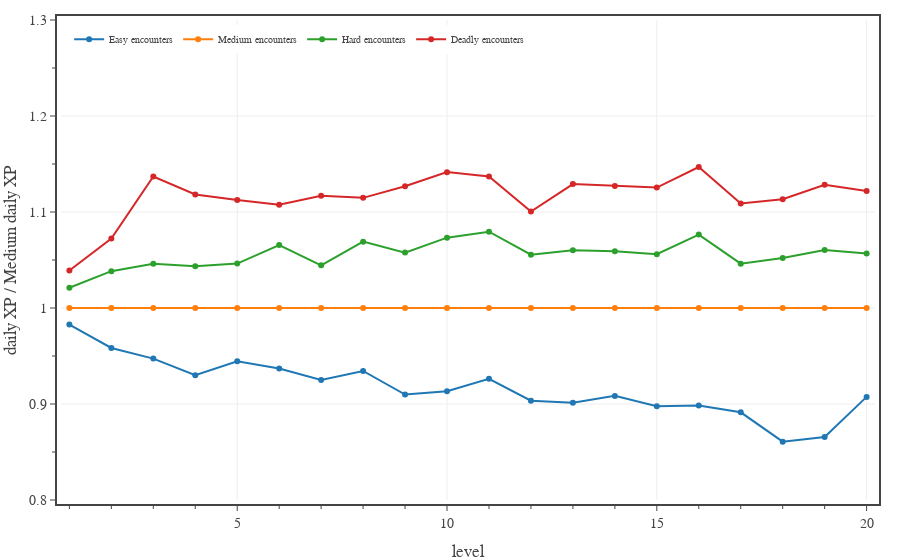

Notebook code cell kept with this figure:
### Code cell
# Plots average daily XP for PCs relative to Medium adventuring day, calculated for a full adventuring day with two short rests.
levels = np.array(range(1,21,1))

fig = go.Figure(
    layout=go.Layout(
        template=TFB_TEMPLATE,
        xaxis=dict(
            title_text='level',
            range=[0.8, 20.2],
            tick0=0, dtick=5,
            minor=dict(tick0=0, dtick=1),
        ),
        yaxis=dict(
            title_text='daily XP / Medium daily XP',
            range=[0.8, 1.3],
            tick0=0, dtick=0.1,
            minor=dict(tick0=0, dtick=0.05),
        ),
        legend=dict(
            yanchor='top',  y=0.99,
            xanchor='left', x=0.01,
            orientation='h',
        )
    )
)

enc_XP_budget = np.array(ENCOUNTER_DIFFICULTIES['Daily']['XP'])
diffs = {
    'Easy': {
        'daily XP': np.zeros(20)
    },
    'Medium': {
        'daily XP': np.zeros(20)
    },
    'Hard': {
        'daily XP': np.zeros(20)
    },
    'Deadly': {
        'daily XP': np.zeros(20)
    }
}
for d in diffs:
    diff = diffs[d]
    ediff = ENCOUNTER_DIFFICULTIES[d]
    pc_data_file = f'../xp-and-player-characters/pc data - {d} 2 short rests.json'

    with open(pc_data_file, 'r') as fin:
        pc_data = json.load(fin)

    enc_XP = np.zeros(20)
    for pc_class in PC_CLASSES:
        enc_XP += np.array([x['XP mean'] for x in pc_data[pc_class]])
    enc_XP /= len(PC_CLASSES)
    diff['daily XP'] = enc_XP/enc_XP_budget

for d in diffs:
    y = diffs[d]['daily XP']/diffs['Medium']['daily XP']
    fig.add_trace(go.Scatter(
        x=levels, 
        y=y,
        mode='markers+lines', 
        #line=dict(color='black', dash='dash'),
        name=d+' encounters',
        showlegend=True,
        hovertemplate=
            '<b>' + d + ' encounters</b><br>'+
            'lvl %{x}<br>'+
            'XP ratio %{y:.2f}'+
            '<extra></extra>'
    ))
    print(d, y.mean(), np.median(y))

# show figure
fig.show(config=TFB_CONFIG)

# save small format figure
if SAVEFIGS:
    file_name = f'./fig-daily-xp-ratio-vs-level-large.html'
    fig_html = fig.to_html(
        include_plotlyjs=False, 
        full_html=False, 
        config=TFB_CONFIG
    )
    fig_soup = BeautifulSoup(fig_html, 'html.parser')
    fig_soup.div['class'] = 'plotly-div-large'
    with open(file_name, 'wb') as fout:
        fout.write(fig_soup.prettify('utf-8'))

# save small format figure
if SAVEFIGS:
    fig.update_traces(marker=dict(size=4))
    fig.update_layout(font=dict(size=10))
    file_name = f'./fig-daily-xp-ratio-vs-level-small.html'
    fig_html = fig.to_html(
        include_plotlyjs=False, 
        full_html=False, 
        config=TFB_CONFIG
    )
    fig_soup = BeautifulSoup(fig_html, 'html.parser')
    fig_soup.div['class'] = 'plotly-div-small'
    with open(file_name, 'wb') as fout:
        fout.write(fig_soup.prettify('utf-8'))

### Figure 1 — Plotly figure (JSON) as saved in the notebook; plotly's stock layout.template omitted (floating-point values rounded to 4 significant figures)
{"data": [{"hovertemplate": "<b>Easy encounters</b><br>lvl %{x}<br>XP ratio %{y:.2f}<extra></extra>", "mode": "markers+lines", "name": "Easy encounters", "showlegend": true, "type": "scatter", "x": [1, 2, 3, 4, 5, 6, 7, 8, 9, 10, 11, 12, 13, 14, 15, 16, 17, 18, 19, 20], "y": [0.9827, 0.9584, 0.9473, 0.93, 0.9446, 0.9369, 0.925, 0.9344, 0.9099, 0.9134, 0.9262, 0.9034, 0.9013, 0.9085, 0.8976, 0.8984, 0.8913, 0.8608, 0.8656, 0.9074]}, {"hovertemplate": "<b>Medium encounters</b><br>lvl %{x}<br>XP ratio %{y:.2f}<extra></extra>", "mode": "markers+lines", "name": "Medium encounters", "showlegend": true, "type": "scatter", "x": [1, 2, 3, 4, 5, 6, 7, 8, 9, 10, 11, 12, 13, 14, 15, 16, 17, 18, 19, 20], "y": [1, 1, 1, 1, 1, 1, 1, 1, 1, 1, 1, 1, 1, 1, 1, 1, 1, 1, 1, 1]}, {"hovertemplate": "<b>Hard encounters</b><br>lvl %{x}<br>XP ratio %{y:.2f}<extra></extra>", "mode": "markers+lines", "name": "Hard encounters", "showlegend": true, "type": "scatter", "x": [1, 2, 3, 4, 5, 6, 7, 8, 9, 10, 11, 12, 13, 14, 15, 16, 17, 18, 19, 20], "y": [1.021, 1.038, 1.046, 1.044, 1.046, 1.066, 1.044, 1.069, 1.058, 1.073, 1.079, 1.056, 1.06, 1.059, 1.056, 1.076, 1.046, 1.052, 1.06, 1.057]}, {"hovertemplate": "<b>Deadly encounters</b><br>lvl %{x}<br>XP ratio %{y:.2f}<extra></extra>", "mode": "markers+lines", "name": "Deadly encounters", "showlegend": true, "type": "scatter", "x": [1, 2, 3, 4, 5, 6, 7, 8, 9, 10, 11, 12, 13, 14, 15, 16, 17, 18, 19, 20], "y": [1.039, 1.072, 1.137, 1.118, 1.112, 1.107, 1.117, 1.115, 1.127, 1.142, 1.137, 1.101, 1.129, 1.127, 1.125, 1.147, 1.109, 1.113, 1.128, 1.122]}], "layout": {"legend": {"orientation": "h", "x": 0.01, "xanchor": "left", "y": 0.99, "yanchor": "top"}, "xaxis": {"dtick": 5, "minor": {"dtick": 1, "tick0": 0}, "range": [0.8, 20.2], "tick0": 0, "title": {"text": "level"}}, "yaxis": {"dtick": 0.1, "minor": {"dtick": 0.05, "tick0": 0}, "range": [0.8, 1.3], "tick0": 0, "title": {"text": "daily XP / Medium daily XP"}}}}
